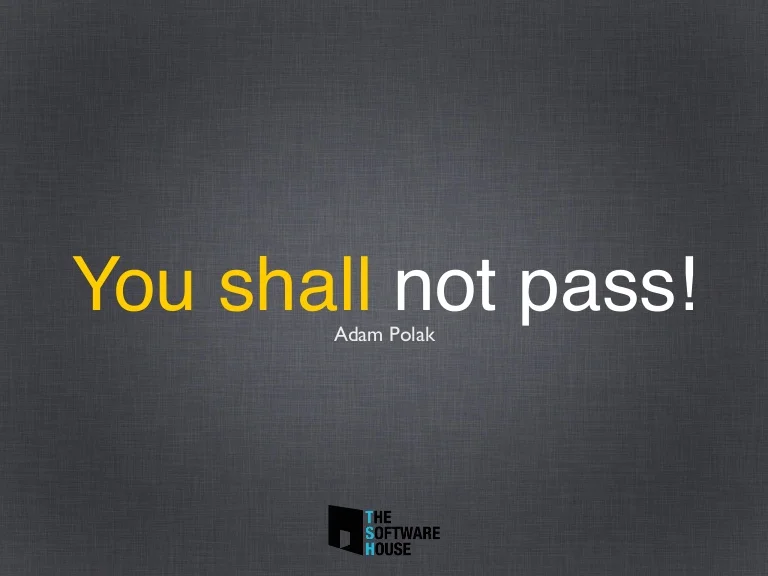
#> input picture notpass.webp, 768 x 576 px, found by its file name
$ jupyter execute --allow-errors Aula05_OCR_Processamento_de_imagens_com_OpenCV_em_Python.ipynb
#> lines starting #> are read from the running program, lines starting #| are printed output that depends on the picture
Hoje vamos começar a utilizar um OCR de imagem usando PyTesseract em Python no Colab.

O reconhecimento óptico de caracteres (OCR - Optical Character Recognition) é uma tarefa popular em visão computacional. A popularidade se deve à sua ampla gama de aplicações, como  entrada de dados para negócios, reconhecimento de placas de veículos, verificação rápida de documentos, automação de tarefas e muitos mais. Basicamente, os OCRs são utilizados qualquer aplicativo que precise extrair texto de uma imagem.

[cell 1]
# Aqui é onde a gente começa instalando o Pytesseract e o tesseract-OCR no Colab:

# Aqui é onde começamos a realizar a importação das bibliotecas:
import pytesseract
import shutil
import os
import random
try:
 from PIL import Image
except ImportError:
 import Image

import numpy as np
import pandas as pd
import cv2 as cv
from google.colab.patches import cv2_imshow # for image display
from skimage import io
from PIL import Image
import matplotlib.pylab as plt
import scipy

Carregar imagem para o Colab. Podemos fazer o upload da imagem manualmente clicando em upload de arquivo, mas também podemos usar o seguinte código para fazer o upload da imagem para o Colab:

[cell 2]
# É possivel realizar de maneira alternativamente a seguinte função afim de puxar a frase da imagem:
image_path_in_colab= cv.imread('/content/notpass.webp')
#> image_path_in_colab is the input picture: shape (576, 768, 3); mean B, G, R 75.9, 73.6, 72.5
image_path_in_colab= cv.cvtColor(image_path_in_colab, cv.COLOR_RGB2BGR)

# Chamamos a função que recebe uma imagem de entrada e extrai o seu texto:
#> (the rest of this cell did not finish here and is left out)

Selecionar o idioma a ser detectado, já que isso ajuda na performance do reconhecimento:

Devemos agora obter as caixas delimitadoras (bounding boxes) para cada região onde exista texto. Para obter as coordenadas da caixa delimitadora para o texto, vamos utilizar a função "image_to_boxes" com o mesmo argumento do caminho da imagem da função anterior.

#> (a cell that did not finish here is left out)

[cell 4]
# Apresenta as coordenadas de forma coerente e ja determindas para que possam se alocar em torno de cada palavra do texto principal apresentado na imagem.
cv.rectangle (image_path_in_colab, pt1=(73,256), pt2=( (73+118),(256+55) ), color=(0,255,0), thickness=1)
cv.rectangle (image_path_in_colab, pt1=(221,256), pt2=( (221+147),(256+56) ), color=(0,255,0), thickness=1)
cv.rectangle (image_path_in_colab, pt1=(398,260), pt2=( (398+97),(260+52) ), color=(0,255,0), thickness=1)
cv.rectangle (image_path_in_colab, pt1=(522,256), pt2=( (522+171),(256+70) ), color=(0,255,0), thickness=1)
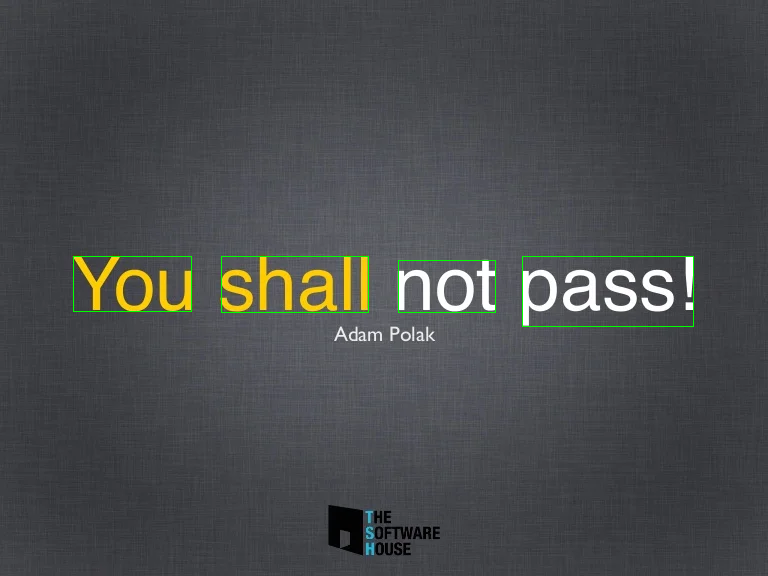
#> image_path_in_colab: shape (576, 768, 3); mean R, G, B 72.1, 74.2, 75.5
cv2_imshow(image_path_in_colab)
